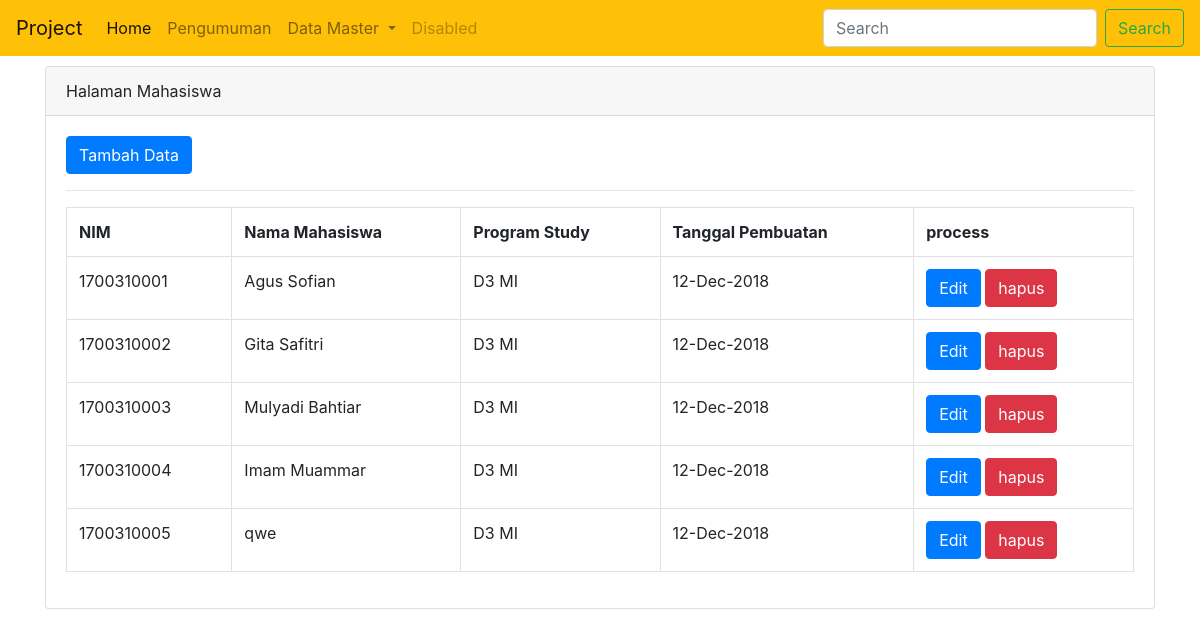
/index.php/admin/mahasiswa, run on the app's committed database.
### tables this page shows
CREATE TABLE `mahasiwa` (
  `nim` varchar(10) NOT NULL,
  `nama_mhs` varchar(255) NOT NULL,
  `program_study` varchar(255) NOT NULL,
  `created_at` datetime NOT NULL DEFAULT CURRENT_TIMESTAMP
);

### application/controllers/admin/mahasiswa.php (called while the page is built, shortened)
<?php
class Mahasiswa extends CI_Controller {
	public function __construct()
	{
		$this->load->model('Mhs_model');
	}
	public function index()
	{
	$data['judul']='Mahasiswa';
	$data['sub_judul']='Halaman Mahasiswa';
	$data['halaman']='admin/v_mahasiswa';
	$data['isi']= $this->Mhs_model->all();
	$this->load->view('admin/v_template', $data);
	}
}

### index.php (called while the page is built, shortened)
<?php
require_once BASEPATH.'core/CodeIgniter.php';

### application/models/Mhs_model.php (called while the page is built, shortened)
<?php
class Mhs_model extends CI_Model {
	public function all()
	{
		return $this->db->get('mahasiwa')->result();
	}
}

### application/views/admin/v_mahasiswa.php (the view, shortened to what this page needs)
<div class="col-md-12">
	<div class="card" >
		<div class="card-header" ><?php echo $sub_judul ?></div>
		<div class="card-body">
			<a href="mahasiswa/add_mhs" class="btn btn-primary">Tambah Data</a>
			<hr>
			<table class="table table-bordered">
				<tr>
					<th>NIM</th>
					<th>Nama Mahasiswa</th>
					<th>Program Study</th>
					<th>Tanggal Pembuatan</th>
					<th>process</th>
				</tr>
				<?php foreach ( $isi as $value): ?>
				<tr>
					<td><?php echo $value->nim; ?></td>
					<td><?php echo $value->nama_mhs; ?></td>
					<td><?php echo $value->program_study; ?></td>
					<td><?php echo date('d-M-Y', strtotime($value->created_at)); ?></td>
					<td>
						<a href="<?php echo site_url('admin/mahasiswa/edit_mhs/'). $value->nim ?>" class="btn btn-primary">Edit</a>
						<a href="<?php echo site_url('admin/mahasiswa/edit_mhs/'). $value->nim ?>" class="btn btn-danger">hapus</a>
					</td>
				</tr>
			<?php endforeach ?>
			</table>
		</div>
	</div>
</div>

### application/views/admin/v_template.php (shortened to what this page needs)
<!DOCTYPE html>
<html>
<head>
	<link rel="stylesheet" href="<?php echo base_url('assets/dist/css/bootstrap.css'); ?>">
</head>
<body>
	<nav class="navbar navbar-expand-lg navbar-light bg-warning" ">
  <a class="navbar-brand" href="#">Project</a>
  <div class="collapse navbar-collapse" id="navbarSupportedContent">
    <ul class="navbar-nav mr-auto">
      <li class="nav-item active">
        <a class="nav-link" href="<?php echo site_url('admin/home/index') ?>">Home</a>
      </li>
       <li class="nav-item">
        <a class="nav-link" href="<?php echo site_url('admin/pengumuman') ?>">Pengumuman</a>
      </li>
      <li class="nav-item dropdown">
        <a class="nav-link dropdown-toggle" href="#" id="navbarDropdown" role="button" data-toggle="dropdown" aria-haspopup="true" aria-expanded="false">
          Data Master
        </a>
      </li>
      <li class="nav-item">
        <a class="nav-link disabled" href="#">Disabled</a>
      </li>
    </ul>
    <form class="form-inline my-2 my-lg-0">
      <input class="form-control mr-sm-2" type="search" placeholder="Search" aria-label="Search">
      <button class="btn btn-outline-success my-2 my-sm-0" type="submit">Search</button>
    </form>
  </div>
</nav>
<div class="container" style="margin-top: 10px">
 <div class="row">
 	<?php $this->load->view($halaman) ?>
 </div>
</div>
</body>
</html>

### data on the page
mahasiwa: nim "1700310001", nama_mhs "Agus Sofian", program_study "D3 MI", created_at "12-Dec-2018"
mahasiwa: nim "1700310002", nama_mhs "Gita Safitri", program_study "D3 MI", created_at "12-Dec-2018"
mahasiwa: nim "1700310003", nama_mhs "Mulyadi Bahtiar", program_study "D3 MI", created_at "12-Dec-2018"
mahasiwa: nim "1700310004", nama_mhs "Imam Muammar", program_study "D3 MI", created_at "12-Dec-2018"
mahasiwa: nim "1700310005", nama_mhs "qwe", program_study "D3 MI", created_at "12-Dec-2018"

### other printed values
$sub_judul "Halaman Mahasiswa"
